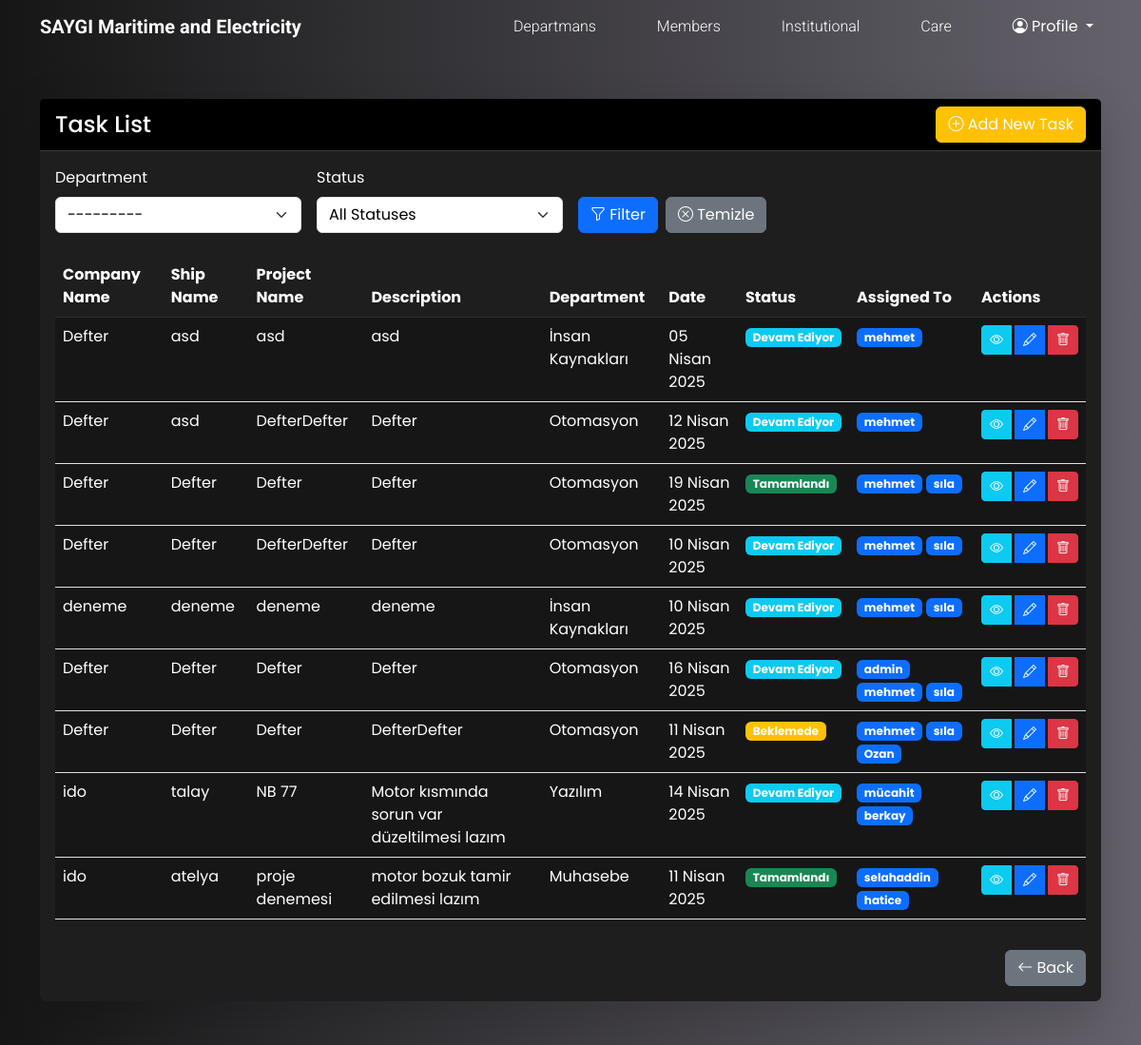
/tasks/ (signed in, upper part), run on an earlier commit of the app's database.
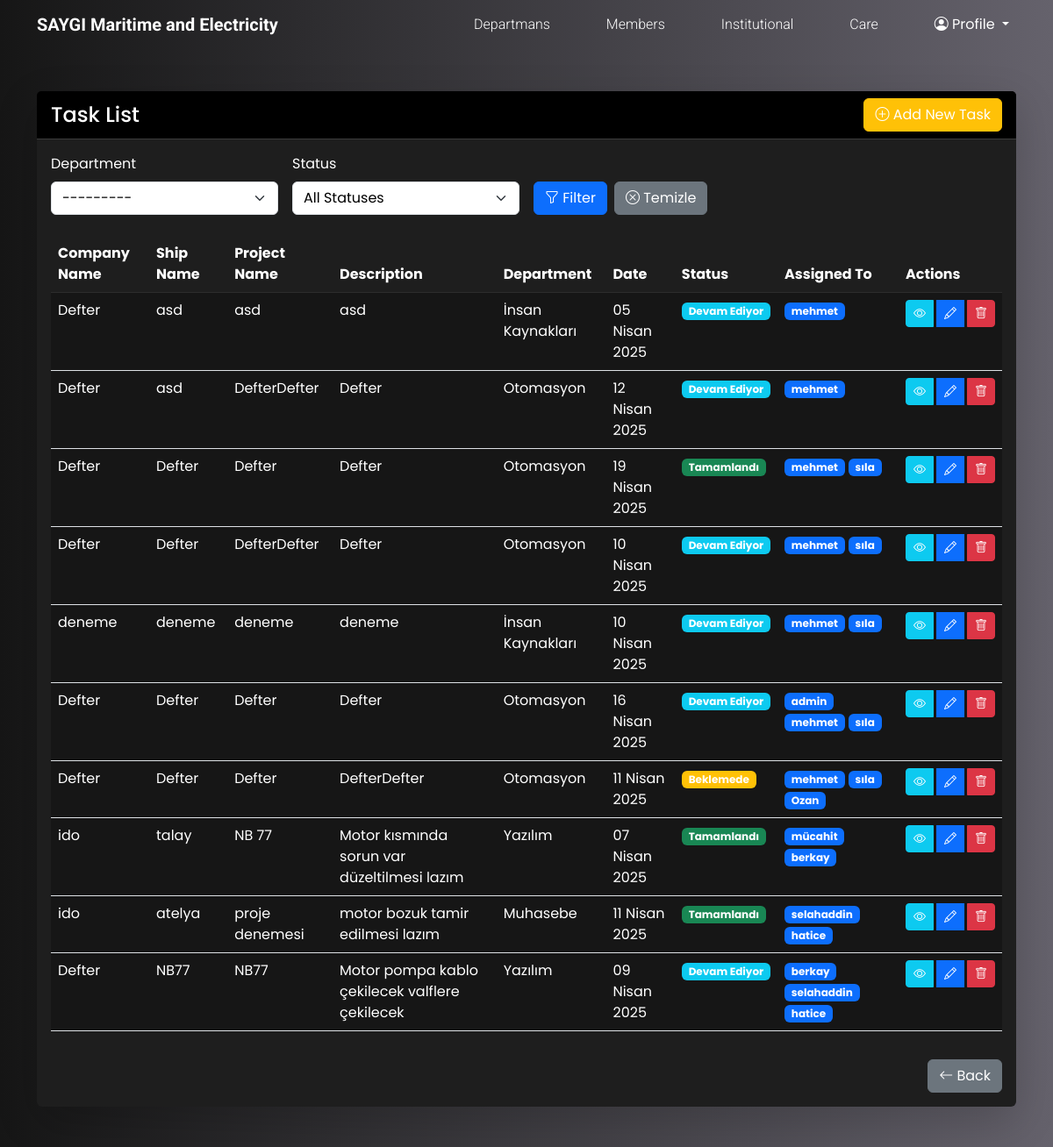
And on a later commit of the database.
### jobs/models.py (models this page shows, shortened)
class Task(models.Model):
    STATUS_CHOICES = [
        ("beklemede", "Beklemede"),
        ("devam_ediyor", "Devam Ediyor"),
        ("tamamlandi", "Tamamlandı"),
        ("iptal", "İptal"),
        ("ertelendi", "Ertelendi"),
    ]
    company_name = models.CharField(_("Şirket Adı"), max_length=255, null=True, blank=True)
    ship_name = models.CharField(_("Gemi Adı"), max_length=255, null=True, blank=True)
    company_representative = models.CharField(_("Şirket Temsilcisi"), max_length=255, null=True, blank=True)
    project_name = models.CharField(_("Proje Adı"), max_length=255)
    description = models.TextField(_("Açıklama"))
    date = models.DateField(_("Tarih"))
    finished_date = models.DateField(_("Bitiş Tarihi"))
    status = models.CharField(_("Durum"), max_length=20, choices=STATUS_CHOICES, default="beklemede")
    department = models.ForeignKey(Department, on_delete=models.SET_NULL, null=True, blank=True, verbose_name=_("Departman"))
    assigned_to = models.ManyToManyField(CustomUser, related_name="assigned_tasks")
    transactions_made = models.TextField(_("Yapılan İşlemler"), null=True, blank=True)
    created_at = models.DateTimeField(auto_now_add=True)
    created_by = models.ForeignKey(CustomUser, on_delete=models.CASCADE, related_name="created_tasks")
    is_read = models.ManyToManyField(CustomUser, related_name="read_tasks", blank=True)

class Department(models.Model):
    name = models.CharField(_("Departman Adı"), max_length=50, unique=True)
    code = models.CharField(_("Departman Kodu"), max_length=20, unique=True)
    created_at = models.DateTimeField(auto_now_add=True)
    updated_at = models.DateTimeField(auto_now=True)
    def __str__(self):
        return self.name
    class Meta:
        verbose_name = _("Departman")
        verbose_name_plural = _("Departmanlar")
        ordering = ["name"]

class CustomUser(AbstractUser):
    YETKI_CHOICES = [
        ("yetki1", "Tam Yetki"),
        ("yetki2", "Yüksek Yetki"),
        ("yetki3", "Orta Yetki"),
        ("yetki4", "Düşük Yetki"),
        ("yetki5", "Sınırlı Yetki"),
    ]
    phone_number = models.CharField(
        _("Telefon Numarası"), max_length=15, blank=True, null=True
    )
    department = models.ForeignKey(
        "Department",
        on_delete=models.SET_NULL,
        null=True,
        blank=True,
        verbose_name=_("Departman"),
    )
    yetki = models.CharField(
        _("Yetki Seviyesi"), max_length=10, choices=YETKI_CHOICES, default="yetki5"
    )

### jobs/views.py (the view)
# urls.py: path("tasks/", views.task_list, name="task_list"),
@login_required
def task_list(request):
    department = request.GET.get("department", "")
    status = request.GET.get("status", "")
    assigned_to = request.GET.get("assigned_to", "")
    if request.user.is_superuser:
        tasks = Task.objects.all()
    else:
        tasks = Task.objects.filter(assigned_to=request.user)
    if department:
        tasks = tasks.filter(department=department)
    if status:
        tasks = tasks.filter(status=status)
    if assigned_to:
        tasks = tasks.filter(assigned_to__id=assigned_to)
    users = CustomUser.objects.all()
    form = TaskForm()
    context = {
        "tasks": tasks,
        "users": users,
        "selected_department": department,
        "selected_status": status,
        "selected_assigned_to": assigned_to,
        "form": form,  # Form nesnesini context'e ekle
    }
    return render(request, "tasks/list.html", context)

### jobs/templates/tasks/list.html (shortened to what the changed rows need)
{% extends "base.html" %}
{% load i18n %}
{% load static %}
{% block content %}
    <div class="container my-5">
        <div class="row">
            <div class="col-12">
                <div class="card border-0 shadow-lg">
                    <div class="card-body">
                        <div class="table-responsive">
                            <table class="table table-hover">
                                <thead class="table-dark">
                                    <tr>
                                        <th>{% trans "Company Name" %}</th>
                                        <th>{% trans "Ship Name" %}</th>
                                        <th>{% trans "Project Name" %}</th>
                                        <th>{% trans "Description" %}</th>
                                        <th>{% trans "Department" %}</th>
                                        <th>{% trans "Date" %}</th>
                                        <th>{% trans "Status" %}</th>
                                        <th>{% trans "Assigned To" %}</th>
                                        {% if user.is_superuser %}
                                            <th>{% trans "Actions" %}</th>
                                        {% endif %}
                                    </tr>
                                </thead>
                                <tbody>
                                    {% for task in tasks %}
                                        <tr>
                                            <td>{{ task.company_name }}</td>
                                            <td>{{ task.ship_name }}</td>
                                            <td>{{ task.project_name }}</td>
                                            <td>{{ task.description|truncatewords:20 }}</td>
                                            <td>{{ task.department.name }}</td>
                                            <td>{{ task.date }}</td>
                                            <td>
                                                <span class="badge {% if task.status == 'beklemede' %}bg-warning {% elif task.status == 'devam_ediyor' %}bg-info {% elif task.status == 'tamamlandi' %}bg-success {% elif task.status == 'iptal' %}bg-danger {% else %}bg-secondary{% endif %}">
                                                    {{ task.get_status_display }}
                                                </span>
                                            </td>
                                            <td>
                                                {% for user in task.assigned_to.all %}<span class="badge bg-primary me-1">{{ user.username }}</span>{% endfor %}
                                            </td>
                                            <td>
                                                <div class="btn-group">
                                                    <a href="{% url 'task_view' task.id %}" class="btn btn-sm btn-info me-1">
                                                        <i class="bi bi-eye"></i>
                                                    </a>
                                                    <a href="{% url 'task_edit' task.id %}" class="btn btn-sm btn-primary me-1">
                                                        <i class="bi bi-pencil"></i>
                                                    </a>
                                                    {% if user.is_superuser or user.yetki in "yetki1,yetki2" %}
                                                        <button type="button"
                                                                class="btn btn-sm btn-danger"
                                                                data-bs-toggle="modal"
                                                                data-bs-target="#deleteModal{{ task.id }}">
                                                            <i class="bi bi-trash"></i>
                                                        </button>
                                                    {% endif %}
                                                </div>
                                            </td>
                                        </tr>
                                    {% endfor %}
                                </tbody>
                            </table>
                        </div>
                    </div>
                </div>
            </div>
        </div>
    </div>
{% endblock content %}

What changed in the data, as far as the page shows it:
changed Task "talay": date "14 Nisan 2025" → "07 Nisan 2025"; status "Devam Ediyor" → "Tamamlandı"
added Task: company_name "Defter", ship_name "NB77", project_name "NB77", description "Motor pompa kablo çekilecek valflere çekilecek", department.name "Yazılım", date "09 Nisan 2025", status "Devam Ediyor", CustomUser (username "berkay"), CustomUser (username "selahaddin"), CustomUser (username "hatice")
